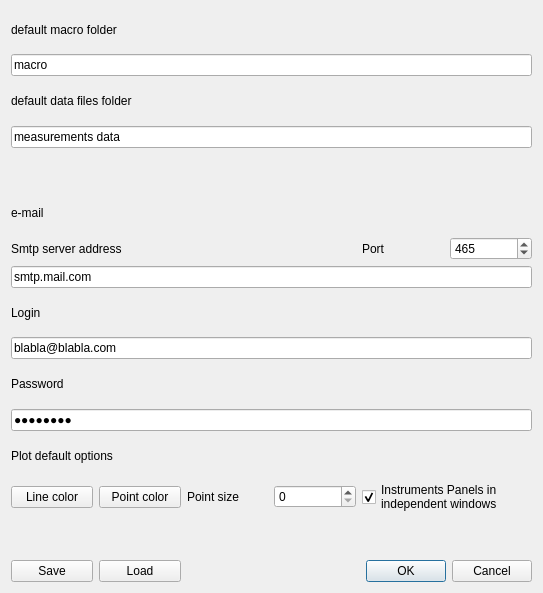
<?xml version="1.0" encoding="UTF-8"?>
<ui version="4.0">
 <class>Config_menu</class>
 <widget class="QDialog" name="Config_menu">
  <property name="geometry">
   <rect>
    <x>0</x>
    <y>0</y>
    <width>543</width>
    <height>593</height>
   </rect>
  </property>
  <property name="windowTitle">
   <string>Dialog</string>
  </property>
  <layout class="QGridLayout" name="gridLayout">
   <item row="0" column="0" colspan="2">
    <widget class="QLabel" name="label">
     <property name="text">
      <string>default macro folder</string>
     </property>
    </widget>
   </item>
   <item row="1" column="0" colspan="6">
    <widget class="QLineEdit" name="macfold">
     <property name="text">
      <string>macro</string>
     </property>
    </widget>
   </item>
   <item row="2" column="0" colspan="2">
    <widget class="QLabel" name="label_2">
     <property name="text">
      <string>default data files folder</string>
     </property>
    </widget>
   </item>
   <item row="3" column="0" colspan="6">
    <widget class="QLineEdit" name="measfold">
     <property name="text">
      <string>measurements data</string>
     </property>
    </widget>
   </item>
   <item row="7" column="0" colspan="2">
    <widget class="QLabel" name="label_4">
     <property name="text">
      <string>Smtp server address</string>
     </property>
    </widget>
   </item>
   <item row="8" column="0" colspan="6">
    <widget class="QLineEdit" name="smtpadd">
     <property name="text">
      <string>smtp.mail.com</string>
     </property>
    </widget>
   </item>
   <item row="9" column="0" colspan="2">
    <widget class="QLabel" name="label_5">
     <property name="text">
      <string>Login</string>
     </property>
    </widget>
   </item>
   <item row="10" column="0" colspan="6">
    <widget class="QLineEdit" name="login">
     <property name="text">
      <string>blabla@blabla.com</string>
     </property>
    </widget>
   </item>
   <item row="11" column="0" colspan="2">
    <widget class="QLabel" name="label_6">
     <property name="text">
      <string>Password</string>
     </property>
    </widget>
   </item>
   <item row="12" column="0" colspan="6">
    <widget class="QLineEdit" name="mdp">
     <property name="text">
      <string>Password</string>
     </property>
     <property name="echoMode">
      <enum>QLineEdit::Password</enum>
     </property>
    </widget>
   </item>
   <item row="13" column="0" colspan="2">
    <widget class="QLabel" name="label_7">
     <property name="text">
      <string>Plot default options</string>
     </property>
    </widget>
   </item>
   <item row="15" column="0">
    <widget class="QPushButton" name="pushButton">
     <property name="text">
      <string>Line color</string>
     </property>
    </widget>
   </item>
   <item row="15" column="1">
    <widget class="QPushButton" name="pushButton_2">
     <property name="text">
      <string>Point color</string>
     </property>
    </widget>
   </item>
   <item row="17" column="4" colspan="2">
    <widget class="QDialogButtonBox" name="buttonBox">
     <property name="orientation">
      <enum>Qt::Horizontal</enum>
     </property>
     <property name="standardButtons">
      <set>QDialogButtonBox::Cancel|QDialogButtonBox::Ok</set>
     </property>
    </widget>
   </item>
   <item row="5" column="0">
    <widget class="QLabel" name="label_3">
     <property name="text">
      <string>e-mail</string>
     </property>
    </widget>
   </item>
   <item row="4" column="0">
    <spacer name="verticalSpacer">
     <property name="orientation">
      <enum>Qt::Vertical</enum>
     </property>
     <property name="sizeType">
      <enum>QSizePolicy::Preferred</enum>
     </property>
     <property name="sizeHint" stdset="0">
      <size>
       <width>20</width>
       <height>40</height>
      </size>
     </property>
    </spacer>
   </item>
   <item row="15" column="3">
    <widget class="QSpinBox" name="pointsize"/>
   </item>
   <item row="15" column="2">
    <widget class="QLabel" name="label_8">
     <property name="text">
      <string>Point size</string>
     </property>
    </widget>
   </item>
   <item row="17" column="0">
    <widget class="QPushButton" name="pushButton_4">
     <property name="text">
      <string>Save</string>
     </property>
    </widget>
   </item>
   <item row="17" column="1">
    <widget class="QPushButton" name="pushButton_3">
     <property name="text">
      <string>Load</string>
     </property>
    </widget>
   </item>
   <item row="16" column="0">
    <spacer name="verticalSpacer_2">
     <property name="orientation">
      <enum>Qt::Vertical</enum>
     </property>
     <property name="sizeType">
      <enum>QSizePolicy::Preferred</enum>
     </property>
     <property name="sizeHint" stdset="0">
      <size>
       <width>20</width>
       <height>40</height>
      </size>
     </property>
    </spacer>
   </item>
   <item row="7" column="4">
    <widget class="QLabel" name="label_9">
     <property name="text">
      <string>Port</string>
     </property>
    </widget>
   </item>
   <item row="7" column="5">
    <widget class="QSpinBox" name="smtpport">
     <property name="maximum">
      <number>100000</number>
     </property>
     <property name="value">
      <number>465</number>
     </property>
    </widget>
   </item>
   <item row="15" column="4" colspan="2">
    <widget class="QCheckBox" name="indep_panels">
     <property name="text">
      <string>Instruments Panels in
independent windows</string>
     </property>
     <property name="checked">
      <bool>true</bool>
     </property>
    </widget>
   </item>
  </layout>
 </widget>
 <resources/>
 <connections>
  <connection>
   <sender>buttonBox</sender>
   <signal>accepted()</signal>
   <receiver>Config_menu</receiver>
   <slot>update_values()</slot>
   <hints>
    <hint type="sourcelabel">
     <x>531</x>
     <y>568</y>
    </hint>
    <hint type="destinationlabel">
     <x>320</x>
     <y>220</y>
    </hint>
   </hints>
  </connection>
  <connection>
   <sender>buttonBox</sender>
   <signal>rejected()</signal>
   <receiver>Config_menu</receiver>
   <slot>reject()</slot>
   <hints>
    <hint type="sourcelabel">
     <x>531</x>
     <y>574</y>
    </hint>
    <hint type="destinationlabel">
     <x>286</x>
     <y>274</y>
    </hint>
   </hints>
  </connection>
  <connection>
   <sender>pushButton</sender>
   <signal>clicked()</signal>
   <receiver>Config_menu</receiver>
   <slot>change_line_color()</slot>
   <hints>
    <hint type="sourcelabel">
     <x>55</x>
     <y>488</y>
    </hint>
    <hint type="destinationlabel">
     <x>56</x>
     <y>518</y>
    </hint>
   </hints>
  </connection>
  <connection>
   <sender>pushButton_2</sender>
   <signal>clicked()</signal>
   <receiver>Config_menu</receiver>
   <slot>change_point_color()</slot>
   <hints>
    <hint type="sourcelabel">
     <x>167</x>
     <y>492</y>
    </hint>
    <hint type="destinationlabel">
     <x>225</x>
     <y>517</y>
    </hint>
   </hints>
  </connection>
  <connection>
   <sender>pushButton_3</sender>
   <signal>clicked()</signal>
   <receiver>Config_menu</receiver>
   <slot>loadconf()</slot>
   <hints>
    <hint type="sourcelabel">
     <x>167</x>
     <y>570</y>
    </hint>
    <hint type="destinationlabel">
     <x>235</x>
     <y>565</y>
    </hint>
   </hints>
  </connection>
  <connection>
   <sender>pushButton_4</sender>
   <signal>clicked()</signal>
   <receiver>Config_menu</receiver>
   <slot>saveconf()</slot>
   <hints>
    <hint type="sourcelabel">
     <x>54</x>
     <y>562</y>
    </hint>
    <hint type="destinationlabel">
     <x>29</x>
     <y>544</y>
    </hint>
   </hints>
  </connection>
 </connections>
 <slots>
  <slot>change_line_color()</slot>
  <slot>change_point_color()</slot>
  <slot>update_values()</slot>
  <slot>loadconf()</slot>
  <slot>saveconf()</slot>
 </slots>
</ui>
